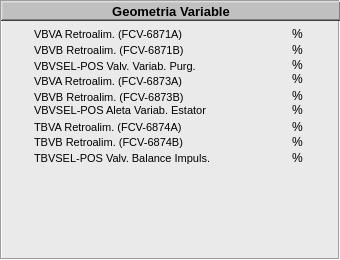
  <widget class="QFrame" name="Geometria_Variable">
   <property name="geometry">
    <rect>
     <x>347</x>
     <y>5</y>
     <width>340</width>
     <height>260</height>
    </rect>
   </property>
   <property name="styleSheet">
    <string notr="true">background-color: rgb(234, 234, 234);

</string>
   </property>
   <property name="frameShape">
    <enum>QFrame::Box</enum>
   </property>
   <property name="frameShadow">
    <enum>QFrame::Sunken</enum>
   </property>
   <widget class="QFrame" name="frame_9">
    <property name="geometry">
     <rect>
      <x>1</x>
      <y>1</y>
      <width>340</width>
      <height>20</height>
     </rect>
    </property>
    <property name="styleSheet">
     <string notr="true">background-color: rgb(192, 192, 192);</string>
    </property>
    <property name="frameShape">
     <enum>QFrame::WinPanel</enum>
    </property>
    <property name="frameShadow">
     <enum>QFrame::Raised</enum>
    </property>
    <property name="lineWidth">
     <number>2</number>
    </property>
    <widget class="QLabel" name="label_13">
     <property name="geometry">
      <rect>
       <x>2</x>
       <y>2</y>
       <width>336</width>
       <height>16</height>
      </rect>
     </property>
     <property name="font">
      <font>
       <pointsize>10</pointsize>
       <weight>75</weight>
       <bold>true</bold>
      </font>
     </property>
     <property name="text">
      <string>Geometria Variable</string>
     </property>
     <property name="alignment">
      <set>Qt::AlignCenter</set>
     </property>
    </widget>
   </widget>
   <widget class="QLabel" name="lb_GV_Unit_TBVSEL_POS">
    <property name="geometry">
     <rect>
      <x>292</x>
      <y>149</y>
      <width>40</width>
      <height>18</height>
     </rect>
    </property>
    <property name="font">
     <font>
      <pointsize>9</pointsize>
     </font>
    </property>
    <property name="layoutDirection">
     <enum>Qt::LeftToRight</enum>
    </property>
    <property name="text">
     <string>%</string>
    </property>
    <property name="alignment">
     <set>Qt::AlignLeading|Qt::AlignLeft|Qt::AlignVCenter</set>
    </property>
   </widget>
   <widget class="QLabel" name="lb_GV_Lect_TBVSEL_POS">
    <property name="geometry">
     <rect>
      <x>236</x>
      <y>149</y>
      <width>50</width>
      <height>18</height>
     </rect>
    </property>
    <property name="minimumSize">
     <size>
      <width>50</width>
      <height>18</height>
     </size>
    </property>
    <property name="maximumSize">
     <size>
      <width>50</width>
      <height>18</height>
     </size>
    </property>
    <property name="font">
     <font>
      <pointsize>8</pointsize>
     </font>
    </property>
    <property name="layoutDirection">
     <enum>Qt::LeftToRight</enum>
    </property>
    <property name="text">
     <string/>
    </property>
    <property name="alignment">
     <set>Qt::AlignRight|Qt::AlignTrailing|Qt::AlignVCenter</set>
    </property>
   </widget>
   <widget class="QLabel" name="Descr_42">
    <property name="geometry">
     <rect>
      <x>34</x>
      <y>149</y>
      <width>191</width>
      <height>18</height>
     </rect>
    </property>
    <property name="font">
     <font>
      <pointsize>8</pointsize>
     </font>
    </property>
    <property name="layoutDirection">
     <enum>Qt::LeftToRight</enum>
    </property>
    <property name="text">
     <string>TBVSEL-POS Valv. Balance Impuls.</string>
    </property>
    <property name="alignment">
     <set>Qt::AlignLeading|Qt::AlignLeft|Qt::AlignVCenter</set>
    </property>
   </widget>
   <widget class="QLabel" name="lb_GV_Unit_FCV6874B">
    <property name="geometry">
     <rect>
      <x>292</x>
      <y>133</y>
      <width>40</width>
      <height>18</height>
     </rect>
    </property>
    <property name="font">
     <font>
      <pointsize>9</pointsize>
     </font>
    </property>
    <property name="layoutDirection">
     <enum>Qt::LeftToRight</enum>
    </property>
    <property name="text">
     <string>%</string>
    </property>
    <property name="alignment">
     <set>Qt::AlignLeading|Qt::AlignLeft|Qt::AlignVCenter</set>
    </property>
   </widget>
   <widget class="QLabel" name="lb_GV_Lect_FCV6874B">
    <property name="geometry">
     <rect>
      <x>236</x>
      <y>133</y>
      <width>50</width>
      <height>18</height>
     </rect>
    </property>
    <property name="minimumSize">
     <size>
      <width>50</width>
      <height>18</height>
     </size>
    </property>
    <property name="maximumSize">
     <size>
      <width>50</width>
      <height>18</height>
     </size>
    </property>
    <property name="font">
     <font>
      <pointsize>8</pointsize>
     </font>
    </property>
    <property name="layoutDirection">
     <enum>Qt::LeftToRight</enum>
    </property>
    <property name="text">
     <string/>
    </property>
    <property name="alignment">
     <set>Qt::AlignRight|Qt::AlignTrailing|Qt::AlignVCenter</set>
    </property>
   </widget>
   <widget class="QLabel" name="Descr_41">
    <property name="geometry">
     <rect>
      <x>34</x>
      <y>133</y>
      <width>191</width>
      <height>18</height>
     </rect>
    </property>
    <property name="font">
     <font>
      <pointsize>8</pointsize>
     </font>
    </property>
    <property name="layoutDirection">
     <enum>Qt::LeftToRight</enum>
    </property>
    <property name="text">
     <string>TBVB Retroalim. (FCV-6874B)</string>
    </property>
    <property name="alignment">
     <set>Qt::AlignLeading|Qt::AlignLeft|Qt::AlignVCenter</set>
    </property>
   </widget>
   <widget class="QLabel" name="Descr_36">
    <property name="geometry">
     <rect>
      <x>34</x>
      <y>57</y>
      <width>191</width>
      <height>18</height>
     </rect>
    </property>
    <property name="font">
     <font>
      <pointsize>8</pointsize>
     </font>
    </property>
    <property name="layoutDirection">
     <enum>Qt::LeftToRight</enum>
    </property>
    <property name="text">
     <string>VBVSEL-POS Valv. Variab. Purg.</string>
    </property>
    <property name="alignment">
     <set>Qt::AlignLeading|Qt::AlignLeft|Qt::AlignVCenter</set>
    </property>
   </widget>
   <widget class="QLabel" name="lb_GV_Unit_VBVSEL_POS">
    <property name="geometry">
     <rect>
      <x>292</x>
      <y>56</y>
      <width>40</width>
      <height>18</height>
     </rect>
    </property>
    <property name="font">
     <font>
      <pointsize>9</pointsize>
     </font>
    </property>
    <property name="layoutDirection">
     <enum>Qt::LeftToRight</enum>
    </property>
    <property name="text">
     <string>%</string>
    </property>
    <property name="alignment">
     <set>Qt::AlignLeading|Qt::AlignLeft|Qt::AlignVCenter</set>
    </property>
   </widget>
   <widget class="QLabel" name="lb_GV_Lect_VBVSEL_POS">
    <property name="geometry">
     <rect>
      <x>236</x>
      <y>57</y>
      <width>50</width>
      <height>18</height>
     </rect>
    </property>
    <property name="minimumSize">
     <size>
      <width>50</width>
      <height>18</height>
     </size>
    </property>
    <property name="maximumSize">
     <size>
      <width>50</width>
      <height>18</height>
     </size>
    </property>
    <property name="font">
     <font>
      <pointsize>8</pointsize>
     </font>
    </property>
    <property name="layoutDirection">
     <enum>Qt::LeftToRight</enum>
    </property>
    <property name="text">
     <string/>
    </property>
    <property name="alignment">
     <set>Qt::AlignRight|Qt::AlignTrailing|Qt::AlignVCenter</set>
    </property>
   </widget>
   <widget class="QLabel" name="lb_GV_Lect_FCV6871A">
    <property name="geometry">
     <rect>
      <x>236</x>
      <y>25</y>
      <width>50</width>
      <height>18</height>
     </rect>
    </property>
    <property name="minimumSize">
     <size>
      <width>50</width>
      <height>18</height>
     </size>
    </property>
    <property name="maximumSize">
     <size>
      <width>50</width>
      <height>18</height>
     </size>
    </property>
    <property name="font">
     <font>
      <pointsize>8</pointsize>
     </font>
    </property>
    <property name="layoutDirection">
     <enum>Qt::LeftToRight</enum>
    </property>
    <property name="text">
     <string/>
    </property>
    <property name="alignment">
     <set>Qt::AlignRight|Qt::AlignTrailing|Qt::AlignVCenter</set>
    </property>
   </widget>
   <widget class="QLabel" name="Descr_34">
    <property name="geometry">
     <rect>
      <x>34</x>
      <y>25</y>
      <width>191</width>
      <height>18</height>
     </rect>
    </property>
    <property name="font">
     <font>
      <pointsize>8</pointsize>
     </font>
    </property>
    <property name="layoutDirection">
     <enum>Qt::LeftToRight</enum>
    </property>
    <property name="text">
     <string>VBVA Retroalim. (FCV-6871A)</string>
    </property>
    <property name="alignment">
     <set>Qt::AlignLeading|Qt::AlignLeft|Qt::AlignVCenter</set>
    </property>
   </widget>
   <widget class="QLabel" name="lb_GV_Unit_FCV6871A">
    <property name="geometry">
     <rect>
      <x>292</x>
      <y>25</y>
      <width>40</width>
      <height>18</height>
     </rect>
    </property>
    <property name="font">
     <font>
      <pointsize>9</pointsize>
     </font>
    </property>
    <property name="layoutDirection">
     <enum>Qt::LeftToRight</enum>
    </property>
    <property name="text">
     <string>%</string>
    </property>
    <property name="alignment">
     <set>Qt::AlignLeading|Qt::AlignLeft|Qt::AlignVCenter</set>
    </property>
   </widget>
   <widget class="QLabel" name="Descr_35">
    <property name="geometry">
     <rect>
      <x>34</x>
      <y>41</y>
      <width>191</width>
      <height>18</height>
     </rect>
    </property>
    <property name="font">
     <font>
      <pointsize>8</pointsize>
     </font>
    </property>
    <property name="layoutDirection">
     <enum>Qt::LeftToRight</enum>
    </property>
    <property name="text">
     <string>VBVB Retroalim. (FCV-6871B)</string>
    </property>
    <property name="alignment">
     <set>Qt::AlignLeading|Qt::AlignLeft|Qt::AlignVCenter</set>
    </property>
   </widget>
   <widget class="QLabel" name="lb_GV_Unit_FCV6871B">
    <property name="geometry">
     <rect>
      <x>292</x>
      <y>41</y>
      <width>40</width>
      <height>18</height>
     </rect>
    </property>
    <property name="font">
     <font>
      <pointsize>9</pointsize>
     </font>
    </property>
    <property name="layoutDirection">
     <enum>Qt::LeftToRight</enum>
    </property>
    <property name="text">
     <string>%</string>
    </property>
    <property name="alignment">
     <set>Qt::AlignLeading|Qt::AlignLeft|Qt::AlignVCenter</set>
    </property>
   </widget>
   <widget class="QLabel" name="lb_GV_Lect_FCV6871B">
    <property name="geometry">
     <rect>
      <x>236</x>
      <y>41</y>
      <width>50</width>
      <height>18</height>
     </rect>
    </property>
    <property name="minimumSize">
     <size>
      <width>50</width>
      <height>18</height>
     </size>
    </property>
    <property name="maximumSize">
     <size>
      <width>50</width>
      <height>18</height>
     </size>
    </property>
    <property name="font">
     <font>
      <pointsize>8</pointsize>
     </font>
    </property>
    <property name="layoutDirection">
     <enum>Qt::LeftToRight</enum>
    </property>
    <property name="text">
     <string/>
    </property>
    <property name="alignment">
     <set>Qt::AlignRight|Qt::AlignTrailing|Qt::AlignVCenter</set>
    </property>
   </widget>
   <widget class="QLabel" name="lb_GV_Unit_FCV6874A">
    <property name="geometry">
     <rect>
      <x>292</x>
      <y>118</y>
      <width>40</width>
      <height>18</height>
     </rect>
    </property>
    <property name="font">
     <font>
      <pointsize>9</pointsize>
     </font>
    </property>
    <property name="layoutDirection">
     <enum>Qt::LeftToRight</enum>
    </property>
    <property name="text">
     <string>%</string>
    </property>
    <property name="alignment">
     <set>Qt::AlignLeading|Qt::AlignLeft|Qt::AlignVCenter</set>
    </property>
   </widget>
   <widget class="QLabel" name="lb_GV_Lect_FCV6874A">
    <property name="geometry">
     <rect>
      <x>236</x>
      <y>118</y>
      <width>50</width>
      <height>18</height>
     </rect>
    </property>
    <property name="minimumSize">
     <size>
      <width>50</width>
      <height>18</height>
     </size>
    </property>
    <property name="maximumSize">
     <size>
      <width>50</width>
      <height>18</height>
     </size>
    </property>
    <property name="font">
     <font>
      <pointsize>8</pointsize>
     </font>
    </property>
    <property name="layoutDirection">
     <enum>Qt::LeftToRight</enum>
    </property>
    <property name="text">
     <string/>
    </property>
    <property name="alignment">
     <set>Qt::AlignRight|Qt::AlignTrailing|Qt::AlignVCenter</set>
    </property>
   </widget>
   <widget class="QLabel" name="Descr_40">
    <property name="geometry">
     <rect>
      <x>34</x>
      <y>118</y>
      <width>191</width>
      <height>18</height>
     </rect>
    </property>
    <property name="font">
     <font>
      <pointsize>8</pointsize>
     </font>
    </property>
    <property name="layoutDirection">
     <enum>Qt::LeftToRight</enum>
    </property>
    <property name="text">
     <string>TBVA Retroalim. (FCV-6874A)</string>
    </property>
    <property name="alignment">
     <set>Qt::AlignLeading|Qt::AlignLeft|Qt::AlignVCenter</set>
    </property>
   </widget>
   <widget class="QLabel" name="lb_GV_Unit_FCV6873A">
    <property name="geometry">
     <rect>
      <x>292</x>
      <y>70</y>
      <width>40</width>
      <height>18</height>
     </rect>
    </property>
    <property name="font">
     <font>
      <pointsize>9</pointsize>
     </font>
    </property>
    <property name="layoutDirection">
     <enum>Qt::LeftToRight</enum>
    </property>
    <property name="text">
     <string>%</string>
    </property>
    <property name="alignment">
     <set>Qt::AlignLeading|Qt::AlignLeft|Qt::AlignVCenter</set>
    </property>
   </widget>
   <widget class="QLabel" name="lb_GV_Lect_FCV6873A">
    <property name="geometry">
     <rect>
      <x>236</x>
      <y>72</y>
      <width>50</width>
      <height>18</height>
     </rect>
    </property>
    <property name="minimumSize">
     <size>
      <width>50</width>
      <height>18</height>
     </size>
    </property>
    <property name="maximumSize">
     <size>
      <width>50</width>
      <height>18</height>
     </size>
    </property>
    <property name="font">
     <font>
      <pointsize>8</pointsize>
     </font>
    </property>
    <property name="layoutDirection">
     <enum>Qt::LeftToRight</enum>
    </property>
    <property name="text">
     <string/>
    </property>
    <property name="alignment">
     <set>Qt::AlignRight|Qt::AlignTrailing|Qt::AlignVCenter</set>
    </property>
   </widget>
   <widget class="QLabel" name="Descr_37">
    <property name="geometry">
     <rect>
      <x>34</x>
      <y>72</y>
      <width>191</width>
      <height>18</height>
     </rect>
    </property>
    <property name="font">
     <font>
      <pointsize>8</pointsize>
     </font>
    </property>
    <property name="layoutDirection">
     <enum>Qt::LeftToRight</enum>
    </property>
    <property name="text">
     <string>VBVA Retroalim. (FCV-6873A)</string>
    </property>
    <property name="alignment">
     <set>Qt::AlignLeading|Qt::AlignLeft|Qt::AlignVCenter</set>
    </property>
   </widget>
   <widget class="QLabel" name="lb_GV_Unit_VBVSEL_POS_Aleta">
    <property name="geometry">
     <rect>
      <x>292</x>
      <y>101</y>
      <width>40</width>
      <height>18</height>
     </rect>
    </property>
    <property name="font">
     <font>
      <pointsize>9</pointsize>
     </font>
    </property>
    <property name="layoutDirection">
     <enum>Qt::LeftToRight</enum>
    </property>
    <property name="text">
     <string>%</string>
    </property>
    <property name="alignment">
     <set>Qt::AlignLeading|Qt::AlignLeft|Qt::AlignVCenter</set>
    </property>
   </widget>
   <widget class="QLabel" name="lb_GV_Lect_VBVSEL_POS_Aleta">
    <property name="geometry">
     <rect>
      <x>236</x>
      <y>101</y>
      <width>50</width>
      <height>18</height>
     </rect>
    </property>
    <property name="minimumSize">
     <size>
      <width>50</width>
      <height>18</height>
     </size>
    </property>
    <property name="maximumSize">
     <size>
      <width>50</width>
      <height>18</height>
     </size>
    </property>
    <property name="font">
     <font>
      <pointsize>8</pointsize>
     </font>
    </property>
    <property name="layoutDirection">
     <enum>Qt::LeftToRight</enum>
    </property>
    <property name="text">
     <string/>
    </property>
    <property name="alignment">
     <set>Qt::AlignRight|Qt::AlignTrailing|Qt::AlignVCenter</set>
    </property>
   </widget>
   <widget class="QLabel" name="Descr_39">
    <property name="geometry">
     <rect>
      <x>34</x>
      <y>101</y>
      <width>191</width>
      <height>18</height>
     </rect>
    </property>
    <property name="font">
     <font>
      <pointsize>8</pointsize>
     </font>
    </property>
    <property name="layoutDirection">
     <enum>Qt::LeftToRight</enum>
    </property>
    <property name="text">
     <string>VBVSEL-POS Aleta Variab. Estator</string>
    </property>
    <property name="alignment">
     <set>Qt::AlignLeading|Qt::AlignLeft|Qt::AlignVCenter</set>
    </property>
   </widget>
   <widget class="QLabel" name="Descr_38">
    <property name="geometry">
     <rect>
      <x>34</x>
      <y>88</y>
      <width>191</width>
      <height>18</height>
     </rect>
    </property>
    <property name="font">
     <font>
      <pointsize>8</pointsize>
     </font>
    </property>
    <property name="layoutDirection">
     <enum>Qt::LeftToRight</enum>
    </property>
    <property name="text">
     <string>VBVB Retroalim. (FCV-6873B)</string>
    </property>
    <property name="alignment">
     <set>Qt::AlignLeading|Qt::AlignLeft|Qt::AlignVCenter</set>
    </property>
   </widget>
   <widget class="QLabel" name="lb_GV_Lect_FCV6873B">
    <property name="geometry">
     <rect>
      <x>236</x>
      <y>88</y>
      <width>50</width>
      <height>18</height>
     </rect>
    </property>
    <property name="minimumSize">
     <size>
      <width>50</width>
      <height>18</height>
     </size>
    </property>
    <property name="maximumSize">
     <size>
      <width>50</width>
      <height>18</height>
     </size>
    </property>
    <property name="font">
     <font>
      <pointsize>8</pointsize>
     </font>
    </property>
    <property name="layoutDirection">
     <enum>Qt::LeftToRight</enum>
    </property>
    <property name="text">
     <string/>
    </property>
    <property name="alignment">
     <set>Qt::AlignRight|Qt::AlignTrailing|Qt::AlignVCenter</set>
    </property>
   </widget>
   <widget class="QLabel" name="lb_GV_Unit_FCV6873B">
    <property name="geometry">
     <rect>
      <x>292</x>
      <y>87</y>
      <width>40</width>
      <height>18</height>
     </rect>
    </property>
    <property name="font">
     <font>
      <pointsize>9</pointsize>
     </font>
    </property>
    <property name="layoutDirection">
     <enum>Qt::LeftToRight</enum>
    </property>
    <property name="text">
     <string>%</string>
    </property>
    <property name="alignment">
     <set>Qt::AlignLeading|Qt::AlignLeft|Qt::AlignVCenter</set>
    </property>
   </widget>
  </widget>
